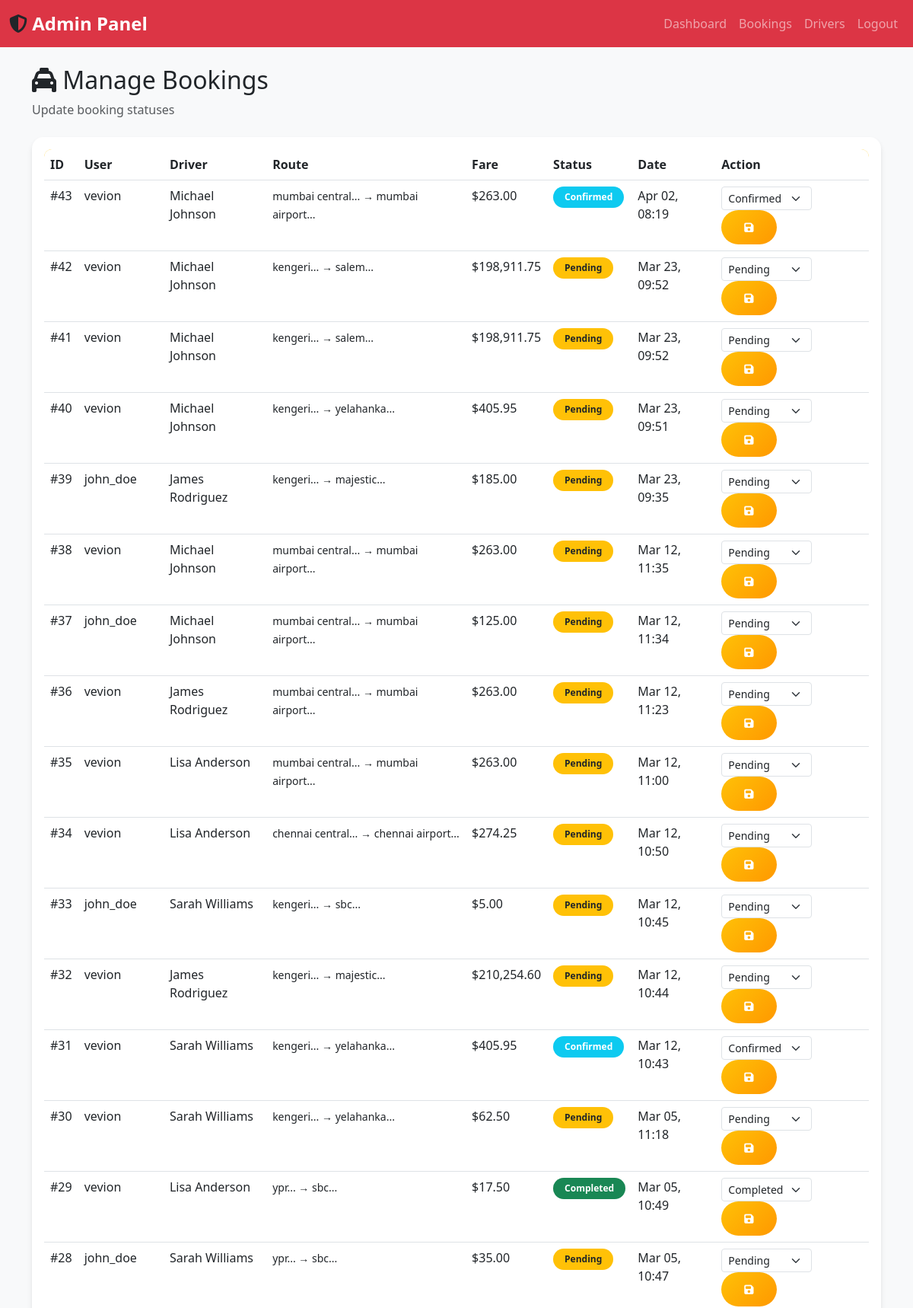
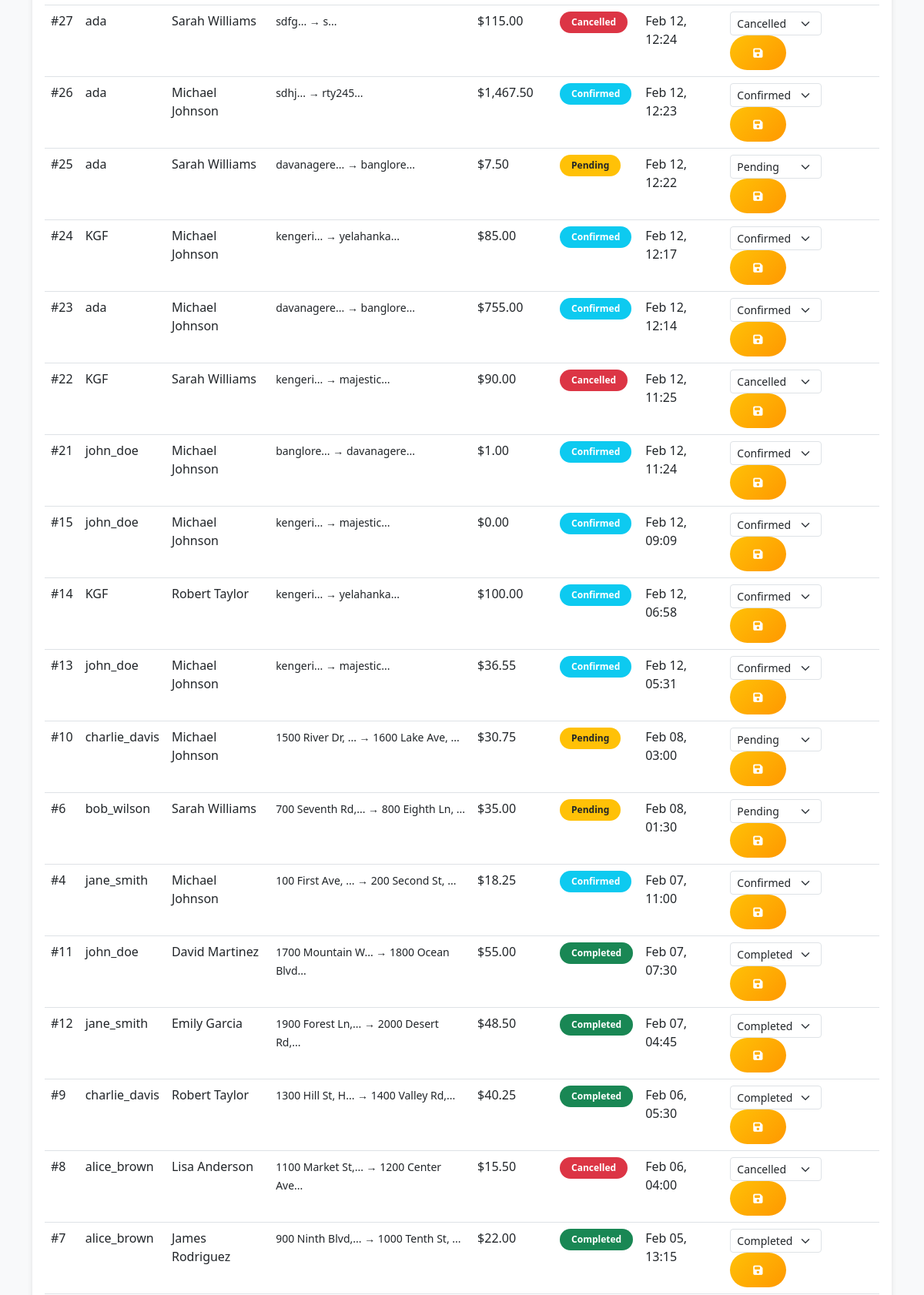
Page /cab_secure/admin/manage_bookings.php (signed in, upper part) on the committed database (2 pictures, top to bottom).
### tables this page shows
CREATE TABLE `bookings` (
  `id` int(11) NOT NULL,
  `user_id` int(11) NOT NULL,
  `driver_id` int(11) NOT NULL,
  `pickup_location` varchar(255) NOT NULL,
  `dropoff_location` varchar(255) NOT NULL,
  `fare` decimal(10,2) NOT NULL,
  `status` enum('pending','confirmed','completed','cancelled') DEFAULT 'pending',
  `booking_time` timestamp NOT NULL DEFAULT current_timestamp(),
  `completed_at` timestamp NULL DEFAULT NULL
);

CREATE TABLE `users` (
  `id` int(11) NOT NULL,
  `username` varchar(50) NOT NULL,
  `email` varchar(100) NOT NULL,
  `password` varchar(255) NOT NULL,
  `phone` varchar(20) DEFAULT NULL,
  `profile_pic` varchar(255) DEFAULT 'default-avatar.png',
  `created_at` timestamp NOT NULL DEFAULT current_timestamp(),
  `profile_image` varchar(255) DEFAULT NULL
);

CREATE TABLE `drivers` (
  `id` int(11) NOT NULL,
  `name` varchar(100) NOT NULL,
  `phone` varchar(20) NOT NULL,
  `car_model` varchar(100) NOT NULL,
  `car_number` varchar(20) NOT NULL,
  `rating` decimal(3,2) DEFAULT 5.00,
  `status` enum('available','busy','offline') DEFAULT 'available',
  `created_at` timestamp NOT NULL DEFAULT current_timestamp()
);

### cab_secure/admin/manage_bookings.php (the view, shortened to what this page needs)
<?php
require_once '../includes/config.php';
try {
    $stmt = $pdo->query("SELECT b.*, u.username, d.name as driver_name
                        FROM bookings b
                        JOIN users u ON b.user_id = u.id
                        JOIN drivers d ON b.driver_id = d.id
                        ORDER BY b.booking_time DESC");
    $bookings = $stmt->fetchAll();
} catch(PDOException $e) {
    $error = "Error loading bookings.";
}
?>
<!DOCTYPE html>
<html lang="en">
<head>
    <link href="https://cdn.jsdelivr.net/npm/bootstrap@5.3.0/dist/css/bootstrap.min.css" rel="stylesheet">
    <link rel="stylesheet" href="https://cdnjs.cloudflare.com/ajax/libs/font-awesome/6.4.0/css/all.min.css">
    <link rel="stylesheet" href="../assets/css/style.css">
</head>
<body>
    <nav class="navbar navbar-expand-lg navbar-dark bg-danger">
        <div class="container-fluid">
            <a class="navbar-brand" href="dashboard.php">
                <i class="fas fa-shield-alt"></i> Admin Panel
            </a>
            <div class="navbar-nav ms-auto">
                <a class="nav-link" href="dashboard.php">Dashboard</a>
                <a class="nav-link" href="manage_bookings.php">Bookings</a>
                <a class="nav-link" href="manage_drivers.php">Drivers</a>
                <a class="nav-link" href="logout.php">Logout</a>
            </div>
        </div>
    </nav>
    <div class="container mt-4">
        <h2><i class="fas fa-taxi"></i> Manage Bookings</h2>
        <p class="text-muted">Update booking statuses</p>
        <div class="card mt-4">
            <div class="card-body">
                <div class="table-responsive">
                    <table class="table table-hover">
                        <thead>
                            <tr>
                                <th>ID</th>
                                <th>User</th>
                                <th>Driver</th>
                                <th>Route</th>
                                <th>Fare</th>
                                <th>Status</th>
                                <th>Date</th>
                                <th>Action</th>
                            </tr>
                        </thead>
                        <tbody>
                            <?php foreach($bookings as $booking): ?>
                            <tr>
                                <td>#<?php echo $booking['id']; ?></td>
                                <td><?php echo htmlspecialchars($booking['username']); ?></td>
                                <td><?php echo htmlspecialchars($booking['driver_name']); ?></td>
                                <td>
                                    <small>
                                        <?php echo htmlspecialchars(substr($booking['pickup_location'], 0, 15)); ?>... →
                                        <?php echo htmlspecialchars(substr($booking['dropoff_location'], 0, 15)); ?>...
                                    </small>
                                </td>
                                <td>$<?php echo number_format($booking['fare'], 2); ?></td>
                                <td>
                                    <?php
                                    $badge_class = '';
                                    switch($booking['status']) {
                                        case 'completed': $badge_class = 'bg-success'; break;
                                        case 'confirmed': $badge_class = 'bg-info'; break;
                                        case 'pending': $badge_class = 'bg-warning text-dark'; break;
                                        case 'cancelled': $badge_class = 'bg-danger'; break;
                                    }
                                    ?>
                                    <span class="badge <?php echo $badge_class; ?>">
                                        <?php echo ucfirst($booking['status']); ?>
                                    </span>
                                </td>
                                <td><?php echo date('M d, H:i', strtotime($booking['booking_time'])); ?></td>
                                <td>
                                    <form method="POST" style="display: inline;">
                                        <select name="status" class="form-select form-select-sm" style="width: auto; display: inline-block;">
                                            <option value="pending" <?php if($booking['status']=='pending') echo 'selected'; ?>>Pending</option>
                                            <option value="confirmed" <?php if($booking['status']=='confirmed') echo 'selected'; ?>>Confirmed</option>
                                            <option value="completed" <?php if($booking['status']=='completed') echo 'selected'; ?>>Completed</option>
                                            <option value="cancelled" <?php if($booking['status']=='cancelled') echo 'selected'; ?>>Cancelled</option>
                                        </select>
                                        <button type="submit" name="update_status" class="btn btn-sm btn-primary">
                                            <i class="fas fa-save"></i>
                                        </button>
                                    </form>
                                </td>
                            </tr>
                            <?php endforeach; ?>
                        </tbody>
                    </table>
                </div>
            </div>
        </div>
    </div>
</body>
</html>

### cab_secure/assets/css/style.css (style rules this page uses)
:root { --primary-color: #ffc107; --secondary-color: #212529; --success-color: #28a745; --danger-color: #dc3545; --warning-color: #ff9800; --info-color: #17a2b8; --light-bg: #f8f9fa; --dark-bg: #343a40; }
body { font-family: 'Segoe UI', Tahoma, Geneva, Verdana, sans-serif; background-color: var(--light-bg); min-height: 100vh; display: flex; flex-direction: column; }
.container { flex: 1; }
.navbar-brand { font-size: 1.5rem; font-weight: 700; }
.navbar-brand i { color: var(--secondary-color); }
.card { border: none; border-radius: 15px; box-shadow: 0 4px 6px rgba(0,0,0,0.1); transition: transform 0.3s ease, box-shadow 0.3s ease; margin-bottom: 20px; }
.btn-primary { background: linear-gradient(135deg, var(--primary-color) 0%, var(--warning-color) 100%); border: none; padding: 12px 30px; font-weight: 600; border-radius: 25px; transition: all 0.3s ease; }
.table { background-color: white; border-radius: 10px; overflow: hidden; }
.table thead { background-color: var(--primary-color); color: var(--secondary-color); }
.badge { padding: 8px 15px; border-radius: 20px; font-weight: 600; }

### rows in the picture
bookings: id "43", user.username "vevion", driver.name "Michael Johnson", pickup_location "mumbai central", dropoff_location "mumbai airport", fare "263.00", status "Confirmed", booking_time "Apr 02, 08:19"
bookings: id "42", user.username "vevion", driver.name "Michael Johnson", pickup_location "kengeri", dropoff_location "salem", fare "198,911.75", status "Pending", booking_time "Mar 23, 09:52"
bookings: id "41", user.username "vevion", driver.name "Michael Johnson", pickup_location "kengeri", dropoff_location "salem", fare "198,911.75", status "Pending", booking_time "Mar 23, 09:52"
bookings: id "40", user.username "vevion", driver.name "Michael Johnson", pickup_location "kengeri", dropoff_location "yelahanka", fare "405.95", status "Pending", booking_time "Mar 23, 09:51"
bookings: id "39", user.username "john_doe", driver.name "James Rodriguez", pickup_location "kengeri", dropoff_location "majestic", fare "185.00", status "Pending", booking_time "Mar 23, 09:35"
bookings: id "38", user.username "vevion", driver.name "Michael Johnson", pickup_location "mumbai central", dropoff_location "mumbai airport", fare "263.00", status "Pending", booking_time "Mar 12, 11:35"
bookings: id "37", user.username "john_doe", driver.name "Michael Johnson", pickup_location "mumbai central", dropoff_location "mumbai airport", fare "125.00", status "Pending", booking_time "Mar 12, 11:34"
bookings: id "36", user.username "vevion", driver.name "James Rodriguez", pickup_location "mumbai central", dropoff_location "mumbai airport", fare "263.00", status "Pending", booking_time "Mar 12, 11:23"
bookings: id "35", user.username "vevion", driver.name "Lisa Anderson", pickup_location "mumbai central", dropoff_location "mumbai airport", fare "263.00", status "Pending", booking_time "Mar 12, 11:00"
bookings: id "34", user.username "vevion", driver.name "Lisa Anderson", pickup_location "chennai central", dropoff_location "chennai airport", fare "274.25", status "Pending", booking_time "Mar 12, 10:50"
bookings: id "33", user.username "john_doe", driver.name "Sarah Williams", pickup_location "kengeri", dropoff_location "sbc", fare "5.00", status "Pending", booking_time "Mar 12, 10:45"
bookings: id "32", user.username "vevion", driver.name "James Rodriguez", pickup_location "kengeri", dropoff_location "majestic", fare "210,254.60", status "Pending", booking_time "Mar 12, 10:44"
bookings: id "31", user.username "vevion", driver.name "Sarah Williams", pickup_location "kengeri", dropoff_location "yelahanka", fare "405.95", status "Confirmed", booking_time "Mar 12, 10:43"
bookings: id "30", user.username "vevion", driver.name "Sarah Williams", pickup_location "kengeri", dropoff_location "yelahanka", fare "62.50", status "Pending", booking_time "Mar 05, 11:18"
bookings: id "29", user.username "vevion", driver.name "Lisa Anderson", pickup_location "ypr", dropoff_location "sbc", fare "17.50", status "Completed", booking_time "Mar 05, 10:49"
bookings: id "28", user.username "john_doe", driver.name "Sarah Williams", pickup_location "ypr", dropoff_location "sbc", fare "35.00", status "Pending", booking_time "Mar 05, 10:47"
bookings: id "27", user.username "ada", driver.name "Sarah Williams", pickup_location "sdfg", dropoff_location "s", fare "115.00", status "Cancelled", booking_time "Feb 12, 12:24"
bookings: id "26", user.username "ada", driver.name "Michael Johnson", pickup_location "sdhj", dropoff_location "rty245", fare "1,467.50", status "Confirmed", booking_time "Feb 12, 12:23"
bookings: id "25", user.username "ada", driver.name "Sarah Williams", pickup_location "davanagere", dropoff_location "banglore", fare "7.50", status "Pending", booking_time "Feb 12, 12:22"
bookings: id "24", user.username "KGF", driver.name "Michael Johnson", pickup_location "kengeri", dropoff_location "yelahanka", fare "85.00", status "Confirmed", booking_time "Feb 12, 12:17"
bookings: id "23", user.username "ada", driver.name "Michael Johnson", pickup_location "davanagere", dropoff_location "banglore", fare "755.00", status "Confirmed", booking_time "Feb 12, 12:14"
bookings: id "22", user.username "KGF", driver.name "Sarah Williams", pickup_location "kengeri", dropoff_location "majestic", fare "90.00", status "Cancelled", booking_time "Feb 12, 11:25"
bookings: id "21", user.username "john_doe", driver.name "Michael Johnson", pickup_location "banglore", dropoff_location "davanagere", fare "1.00", status "Confirmed", booking_time "Feb 12, 11:24"
bookings: id "15", user.username "john_doe", driver.name "Michael Johnson", pickup_location "kengeri", dropoff_location "majestic", fare "0.00", status "Confirmed", booking_time "Feb 12, 09:09"
bookings: id "14", user.username "KGF", driver.name "Robert Taylor", pickup_location "kengeri", dropoff_location "yelahanka", fare "100.00", status "Confirmed", booking_time "Feb 12, 06:58"
bookings: id "13", user.username "john_doe", driver.name "Michael Johnson", pickup_location "kengeri", dropoff_location "majestic", fare "36.55", status "Confirmed", booking_time "Feb 12, 05:31"
bookings: id "10", user.username "charlie_davis", driver.name "Michael Johnson", pickup_location "1500 River Dr,", dropoff_location "1600 Lake Ave,", fare "30.75", status "Pending", booking_time "Feb 08, 03:00"
bookings: id "6", user.username "bob_wilson", driver.name "Sarah Williams", pickup_location "700 Seventh Rd,", dropoff_location "800 Eighth Ln,", fare "35.00", status "Pending", booking_time "Feb 08, 01:30"
bookings: id "4", user.username "jane_smith", driver.name "Michael Johnson", pickup_location "100 First Ave,", dropoff_location "200 Second St,", fare "18.25", status "Confirmed", booking_time "Feb 07, 11:00"
bookings: id "11", user.username "john_doe", driver.name "David Martinez", pickup_location "1700 Mountain W", dropoff_location "1800 Ocean Blvd", fare "55.00", status "Completed", booking_time "Feb 07, 07:30"
bookings: id "12", user.username "jane_smith", driver.name "Emily Garcia", pickup_location "1900 Forest Ln,", dropoff_location "2000 Desert Rd,", fare "48.50", status "Completed", booking_time "Feb 07, 04:45"
bookings: id "9", user.username "charlie_davis", driver.name "Robert Taylor", pickup_location "1300 Hill St, H", dropoff_location "1400 Valley Rd,", fare "40.25", status "Completed", booking_time "Feb 06, 05:30"
bookings: id "8", user.username "alice_brown", driver.name "Lisa Anderson", pickup_location "1100 Market St,", dropoff_location "1200 Center Ave", fare "15.50", status "Cancelled", booking_time "Feb 06, 04:00"
bookings: id "7", user.username "alice_brown", driver.name "James Rodriguez", pickup_location "900 Ninth Blvd,", dropoff_location "1000 Tenth St,", fare "22.00", status "Completed", booking_time "Feb 05, 13:15"
